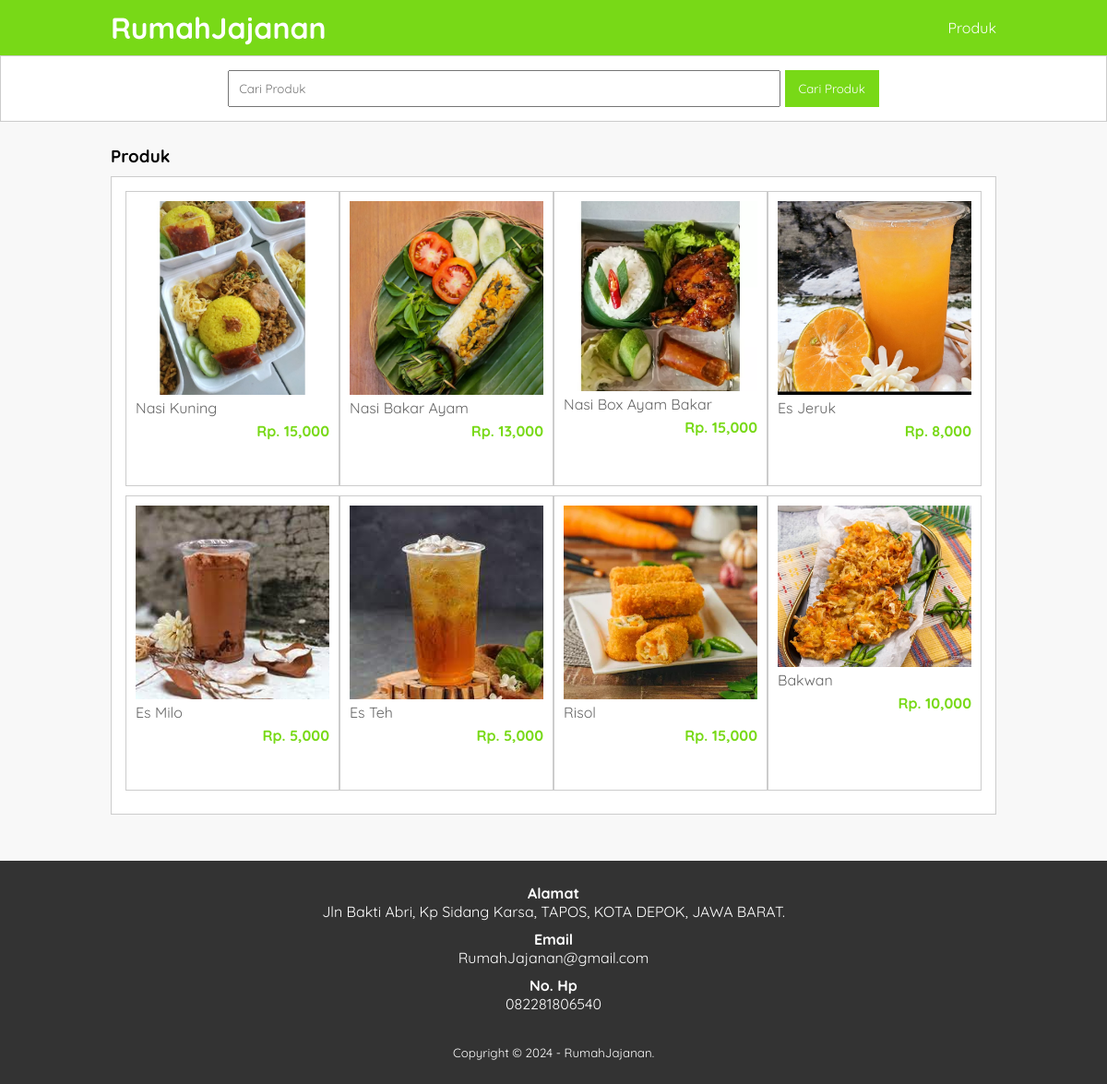
/produk.php, run on the app's committed database.
### tables this page shows
CREATE TABLE `tb_product` (
  `product_id` int(11) NOT NULL,
  `category_id` int(11) NOT NULL,
  `product_name` varchar(150) NOT NULL,
  `product_price` int(11) NOT NULL,
  `product_description` text NOT NULL,
  `product_image` varchar(150) NOT NULL,
  `product_status` tinyint(1) NOT NULL,
  `date_created` timestamp NOT NULL DEFAULT current_timestamp()
);

### produk.php (the view, shortened to what this page needs)
<?php
	include 'db.php';
	$kontak = mysqli_query($conn, "SELECT admin_telp, admin_email, admin_address FROM tb_admin WHERE admin_id = 1");
	$a = mysqli_fetch_object($kontak);
?>
<!DOCTYPE html>
<html>
<head>
	<link rel="stylesheet" type="text/css" href="css/style.css">
</head>
<body>
	<header>
		<div class="container">
			<h1><a href="index.php">RumahJajanan</a></h1>
			<ul>
				<li><a href="produk.php">Produk</a></li>
			</ul>
		</div>
	</header>
	<div class="search">
		<div class="container">
			<form action="produk.php">
				<input type="text" name="search" placeholder="Cari Produk" value="<?php echo $_GET['search'] ?>">
				<input type="submit" name="cari" value="Cari Produk">
			</form>
		</div>
	</div>
	<div class="section">
		<div class="container">
			<h3>Produk</h3>
			<div class="box">
				<?php
					$produk = mysqli_query($conn, "SELECT * FROM tb_product WHERE product_status = 1 $where ORDER BY product_id DESC");
					if(mysqli_num_rows($produk) > 0){
						while($p = mysqli_fetch_array($produk)){
				?>
					<a href="detail-produk.php?id=<?php echo $p['product_id'] ?>">
						<div class="col-4">
							<img src="produk/<?php echo $p['product_image'] ?>">
							<p class="nama"><?php echo substr($p['product_name'], 0, 30) ?></p>
							<p class="harga">Rp. <?php echo number_format($p['product_price']) ?></p>
						</div>
					</a>
				<?php }}else{ ?>
					<p>Produk tidak ada</p>
				<?php } ?>
			</div>
		</div>
	</div>
	<div class="footer">
		<div class="container">
			<h4>Alamat</h4>
			<p><?php echo $a->admin_address ?></p>
			<h4>Email</h4>
			<p><?php echo $a->admin_email ?></p>
			<h4>No. Hp</h4>
			<p><?php echo $a->admin_telp ?></p>
			<small>Copyright &copy; 2024 - RumahJajanan.</small>
		</div>
	</div>
</body>
</html>

### css/style.css (style rules this page uses)
* { padding:0; margin:0; font-family: 'Quicksand', sans-serif; }
body { background-color: #f8f8f8; }
a { color: inherit; text-decoration: none; }
header { background-color: #78D917; color: #fff; }
header h1 { float: left; padding:10px 0; }
header ul { float: right; }
header ul li { display: inline-block; }
header ul li a { padding:20px 0 20px 15px; display: inline-block; }
.container { width: 80%; margin:0 auto; }
.container:after { content: ''; display: block; clear: both; }
.section { padding:25px 0; }
.box { background-color: #fff; border:1px solid #ccc; padding:15px; box-sizing: border-box; margin:10px 0 25px 0; }
.box:after { content: ''; display: block; clear: both; }
.search { padding:15px 0; background-color: #fff; border:1px solid #ccc; text-align: center; }
.search input[type=text] { width: 60%; padding:10px; }
.search input[type=submit] { padding:12px 15px; background-color: #78D917; color:#fff; border:none; cursor: pointer; }
.col-4 { width:25%; height: 320px; border:1px solid #ccc; float: left; padding:10px; box-sizing: border-box; margin-bottom: 10px; }
.col-4 img { width: 100%; }
.col-4 .nama { color: #666; margin-bottom: 5px; }
.col-4 .harga { font-weight: bold; color:#78D917; float: right; }
.footer { padding:25px 0; background-color: #333; color: #fff; text-align: center; }
.footer p { margin-bottom: 10px; }
.footer small { margin-top: 25px; display: inline-block; }

### data on the page
tb_product: product_image (picture), product_name "Nasi Kuning", product_price "15,000"
tb_product: product_image (picture), product_name "Nasi Bakar Ayam", product_price "13,000"
tb_product: product_image (picture), product_name "Nasi Box Ayam Bakar", product_price "15,000"
tb_product: product_image (picture), product_name "Es Jeruk", product_price "8,000"
tb_product: product_image (picture), product_name "Es Milo", product_price "5,000"
tb_product: product_image (picture), product_name "Es Teh", product_price "5,000"
tb_product: product_image (picture), product_name "Risol", product_price "15,000"
tb_product: product_image (picture), product_name "Bakwan", product_price "10,000"

### other printed values
$a->admin_address "Jln Bakti Abri, Kp Sidang Karsa, TAPOS, KOTA DEPOK, JAWA BARAT."
$a->admin_email "RumahJajanan@gmail.com"
$a->admin_telp "082281806540"
